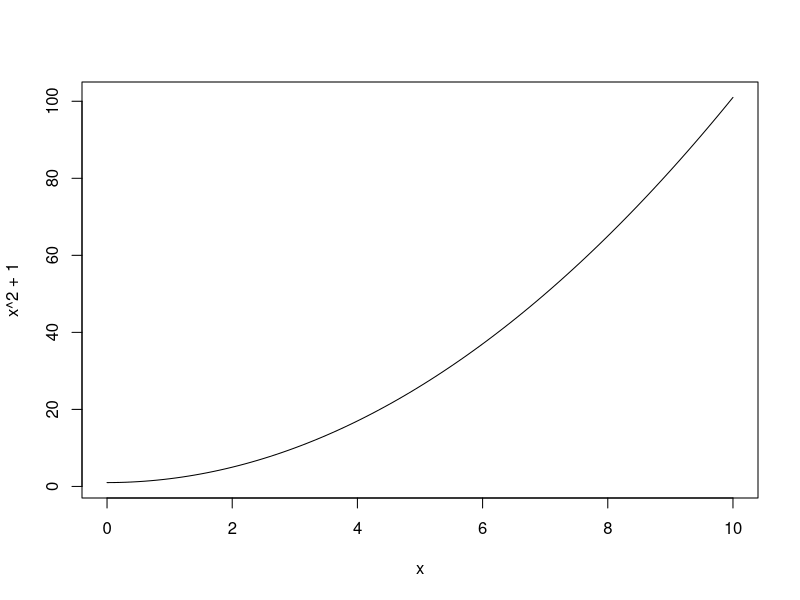
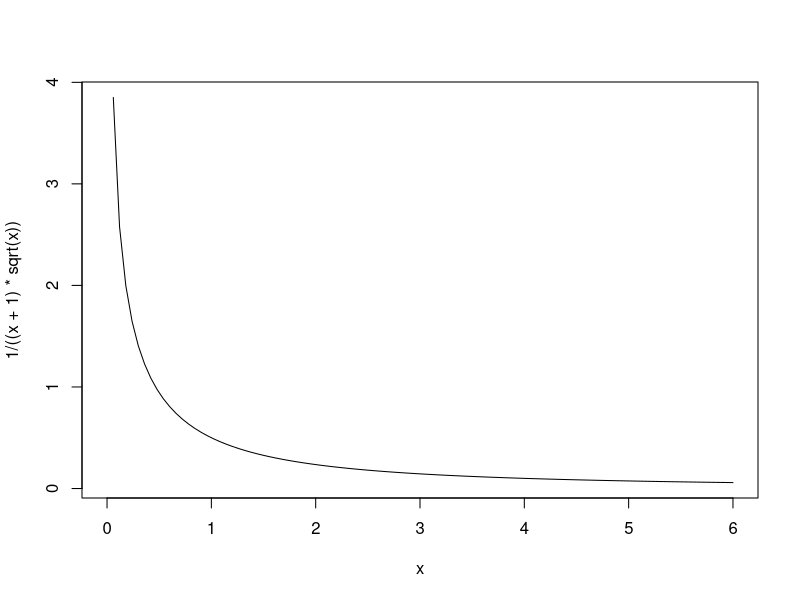
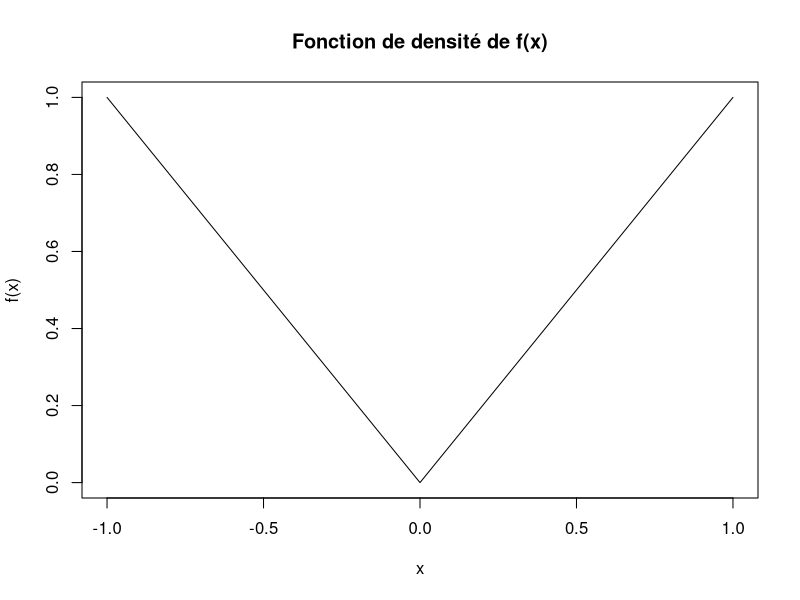
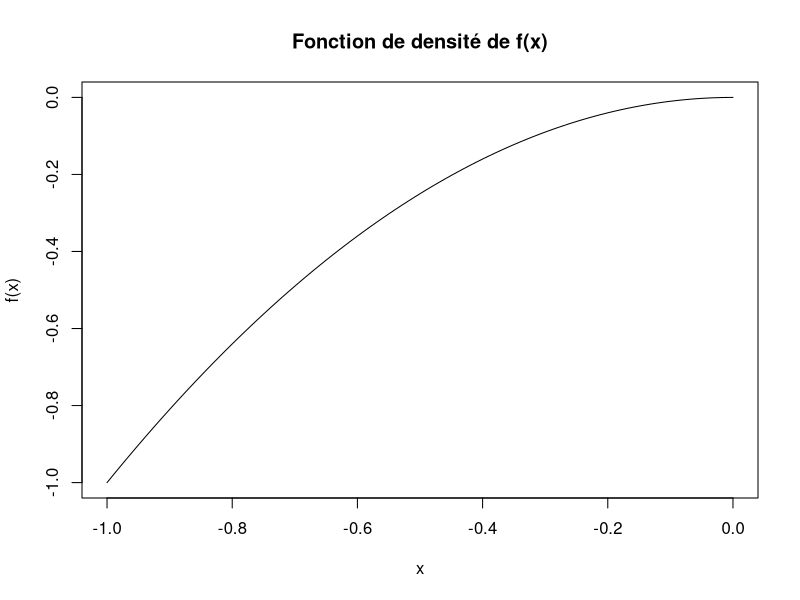
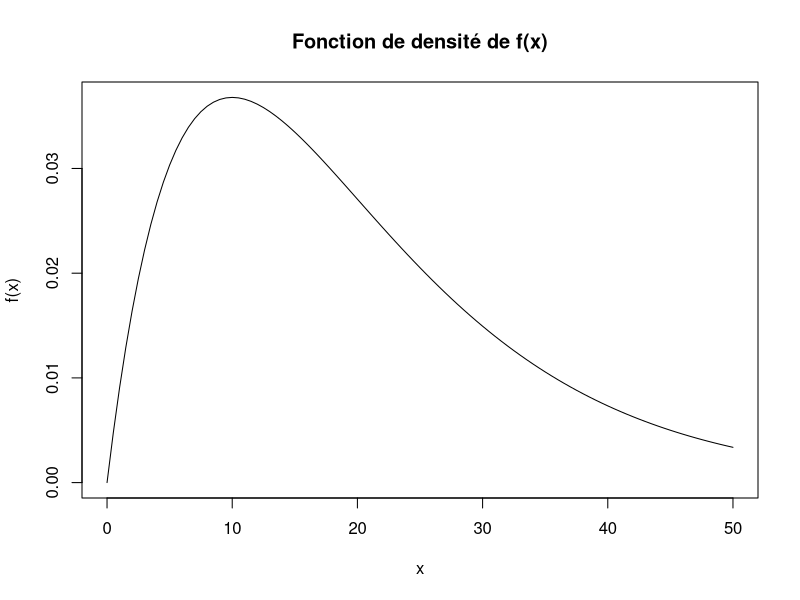

Reproduce these figures in R, in order.

# fonctions basiques

curve(x^2+1, from = 0, to = 10)

g = function(x){x^2+1} ; integrate(g, lower = 0, upper = 5)

curve(1/((x+1)*sqrt(x)), from = 0, to= 6)
f =function(x){1/((x+1)*sqrt(x))}; integrate(f, lower = 0, upper = 5)

# fonctions de densité

curve(abs(x), from = -1, to = 1, xlab = "x", ylab = "f(x)",
      main = "Fonction de densité de f(x)")
g = function(x){abs(x)}; integrate(g, lower = -1, upper = 1)

curve(-x^2, from = -1, to = 0, xlab = "x", ylab = "f(x)",
      main = "Fonction de densité de f(x)")

g = function(x){-x^2}; integrate(g, lower = -1, upper = 0)
f = function(x){x^2}; integrate(f, lower = 0, upper = 1)

# fonctions exponentielles

f = function(x){0.1*exp(-0.1*x)} ; integrate(f, lower = 0, upper = Inf)

g = function(x){x*0.1*exp(-0.1*x)} ; integrate(g, lower = 0, upper = Inf)

curve((1/100)*x*exp(-x/10), from = 0, to=50, 
      xlab = "x", ylab = "f(x)",
      main = "Fonction de densité de f(x)")

f = function(x){(1/100)*x*exp(-x/10)} ; integrate(f, lower = 0,upper = Inf)

g = function(x){(1/100)*x^2*exp(-x/10)} ; integrate(g, lower = 0, upper = Inf)